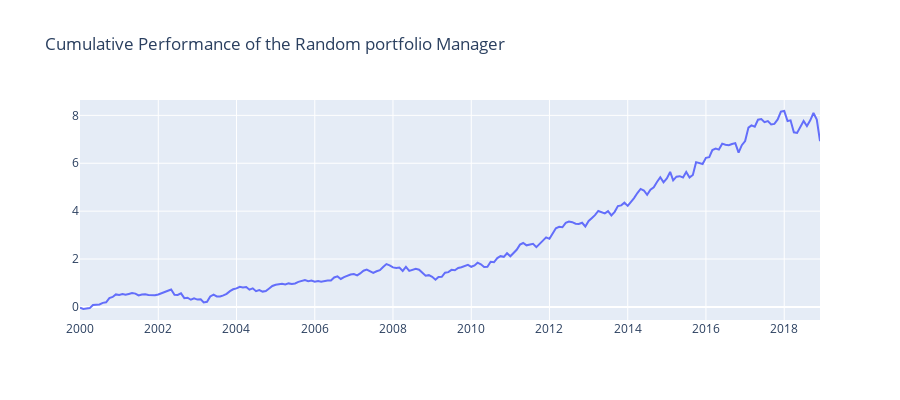

The code cell stored with this chart in its notebook:
### Markdown cell above
Let's construct a manager that invests in 30% Beer, 50% in Smoke and 20% in other things that have an average return of 0% and an annualized vol of 15%

### Code cell
mgr_r = 0.3*ind["Beer"] + .5*ind["Smoke"] + 0.2*np.random.normal(scale=0.15/(12**.5), size=ind.shape[0])

fig_data = [go.Scatter(name = "portfolio manager",x=mgr_r.index.strftime('%Y-%m'), y=((mgr_r+1).cumprod() -1))]
fig = go.Figure(data=fig_data, layout=go.Layout(height=400, width=900,  title='Cumulative Performance of the Random portfolio Manager'))
fig.show()

### Figure 1 — Plotly figure (JSON) as saved in the notebook; plotly's stock layout.template omitted (floating-point values rounded to 4 significant figures; data arrays with more than 128 entries replaced by an {"elided": "..."} marker saying what was removed)
{"data": [{"name": "portfolio manager", "type": "scatter", "x": {"elided": "228 str values"}, "y": {"elided": "228 float values"}}], "layout": {"height": 400, "title": {"text": "Cumulative Performance of the Random portfolio Manager"}, "width": 900}}
